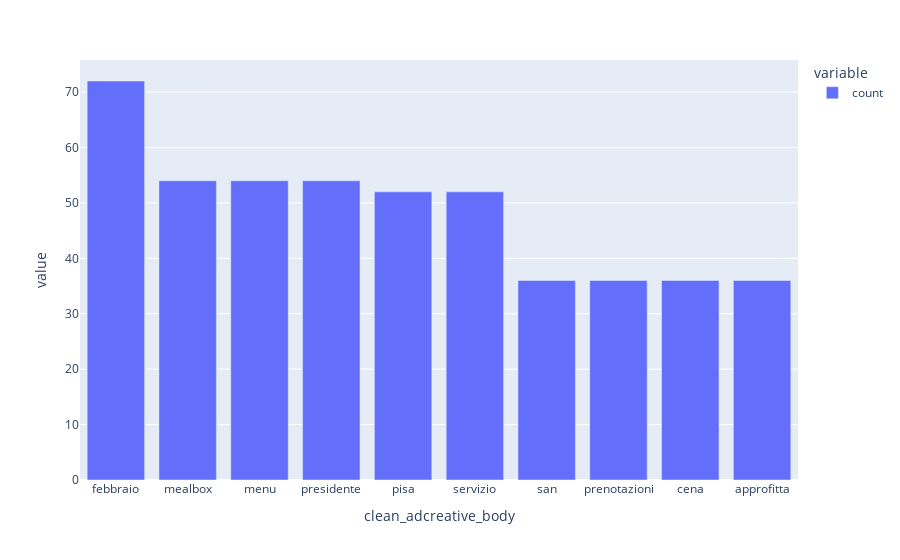

Here is the notebook cell this chart was saved with:
### Code cell
# Plot the stop words for this dataframe
tw = hero.visualization.top_words(final_df["clean_adcreative_body"]).head(10)
import plotly.express as px

fig = px.bar(tw)
fig.show()
tw.head()

### Figure 1 — Plotly figure (JSON) as saved in the notebook; plotly's stock layout.template omitted (floating-point values rounded to 4 significant figures)
{"data": [{"alignmentgroup": "True", "hovertemplate": "variable=count<br>clean_adcreative_body=%{x}<br>value=%{y}<extra></extra>", "legendgroup": "count", "marker": {"color": "#636efa", "pattern": {"shape": ""}}, "name": "count", "offsetgroup": "count", "orientation": "v", "showlegend": true, "textposition": "auto", "type": "bar", "x": ["febbraio", "mealbox", "menu", "presidente", "pisa", "servizio", "san", "prenotazioni", "cena", "approfitta"], "xaxis": "x", "y": [72, 54, 54, 54, 52, 52, 36, 36, 36, 36], "yaxis": "y"}], "layout": {"barmode": "relative", "legend": {"title": {"text": "variable"}, "tracegroupgap": 0}, "margin": {"t": 60}, "xaxis": {"anchor": "y", "domain": [0, 1], "title": {"text": "clean_adcreative_body"}}, "yaxis": {"anchor": "x", "domain": [0, 1], "title": {"text": "value"}}}}
